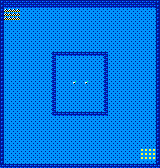

A 2D game scene composited from a Tiled map and its tileset images. What follows is a short description and the map's XML, with every tile layer's data as written:
An orthogonal 40x42 tile map with 4x4 px tiles, 1 tile layer (Capa de Patrones 1).

<map version="1.10" tiledversion="1.11.0" orientation="orthogonal" renderorder="right-down" width="40" height="42" tilewidth="4" tileheight="4" infinite="0" nextlayerid="2" nextobjectid="1">
 <tileset firstgid="1" name="tiles" tilewidth="4" tileheight="4" tilecount="120" columns="15">
  <image source="tiles.png" width="60" height="32" />
 </tileset>
 <layer id="1" name="Capa de Patrones 1" width="40" height="42">
  <data encoding="csv">
58,57,57,57,57,57,57,57,57,57,57,57,57,57,57,57,57,57,57,57,57,57,57,57,57,57,57,57,57,57,57,57,57,57,57,57,57,57,57,58,
58,57,57,57,57,57,57,57,57,57,57,57,57,57,57,57,57,57,57,57,57,57,57,57,57,57,57,57,57,57,57,57,57,57,57,57,57,57,57,58,
58,30,30,30,30,8,8,8,8,8,8,8,8,8,8,8,8,8,8,8,8,8,8,8,8,8,8,8,8,8,8,8,8,8,8,8,8,8,8,58,
58,30,30,30,30,8,8,8,8,8,8,8,8,8,8,8,8,8,8,8,8,8,8,8,8,8,8,8,8,8,8,8,8,8,8,8,8,8,8,58,
58,30,30,30,30,8,8,8,8,8,8,8,8,8,8,8,8,8,8,8,8,8,8,8,8,8,8,8,8,8,8,8,8,8,8,8,8,8,8,58,
58,8,8,8,8,8,8,8,8,8,8,8,8,8,8,8,8,8,8,8,8,8,8,8,8,8,8,8,8,8,8,8,8,8,8,8,8,8,8,58,
58,8,8,8,8,8,8,8,8,8,8,8,8,8,8,8,8,8,8,8,8,8,8,8,8,8,8,8,8,8,8,8,8,8,8,8,8,8,8,58,
58,8,8,8,8,8,8,8,8,8,8,8,8,8,8,8,8,8,8,8,8,8,8,8,8,8,8,8,8,8,8,8,8,8,8,8,8,8,8,58,
58,8,8,8,8,8,8,8,8,8,8,8,8,8,8,8,8,8,8,8,8,8,8,8,8,8,8,8,8,8,8,8,8,8,8,8,8,8,8,58,
58,8,8,8,8,8,8,8,8,8,8,8,8,8,8,8,8,8,8,8,8,8,8,8,8,8,8,8,8,8,8,8,8,8,8,8,8,8,8,58,
58,8,8,8,8,8,8,8,8,8,8,8,8,8,8,8,8,8,8,8,8,8,8,8,8,8,8,8,8,8,8,8,8,8,8,8,8,8,8,58,
58,8,8,8,8,8,8,8,8,8,8,8,8,8,8,8,8,8,8,8,8,8,8,8,8,8,8,8,8,8,8,8,8,8,8,8,8,8,8,58,
58,8,8,8,8,8,8,8,8,8,8,8,8,8,8,8,8,8,8,8,8,8,8,8,8,8,8,8,8,8,8,8,8,8,8,8,8,8,8,58,
58,8,8,8,8,8,8,8,8,8,8,8,8,57,57,57,57,57,57,57,57,57,57,57,57,57,57,8,8,8,8,8,8,8,8,8,8,8,8,58,
58,8,8,8,8,8,8,8,8,8,8,8,8,57,8,8,8,8,8,8,8,8,8,8,8,8,57,8,8,8,8,8,8,8,8,8,8,8,8,58,
58,8,8,8,8,8,8,8,8,8,8,8,8,57,8,8,8,8,8,8,8,8,8,8,8,8,57,8,8,8,8,8,8,8,8,8,8,8,8,58,
58,8,8,8,8,8,8,8,8,8,8,8,8,57,8,8,8,8,8,8,8,8,8,8,8,8,57,8,8,8,8,8,8,8,8,8,8,8,8,58,
58,8,8,8,8,8,8,8,8,8,8,8,8,57,8,8,8,8,8,8,8,8,8,8,8,8,57,8,8,8,8,8,8,8,8,8,8,8,8,58,
58,8,8,8,8,8,8,8,8,8,8,8,8,57,8,8,8,8,8,8,8,8,8,8,8,8,57,8,8,8,8,8,8,8,8,8,8,8,8,58,
58,8,8,8,8,8,8,8,8,8,8,8,8,57,8,8,8,8,8,8,8,8,8,8,8,8,57,8,8,8,8,8,8,8,8,8,8,8,8,58,
58,8,8,8,8,8,8,8,8,8,8,8,8,57,8,8,8,8,14,8,8,14,8,8,8,8,57,8,8,8,8,8,8,8,8,8,8,8,8,58,
58,8,8,8,8,8,8,8,8,8,8,8,8,57,8,8,8,8,8,8,8,8,8,8,8,8,57,8,8,8,8,8,8,8,8,8,8,8,8,58,
58,8,8,8,8,8,8,8,8,8,8,8,8,57,8,8,8,8,8,8,8,8,8,8,8,8,57,8,8,8,8,8,8,8,8,8,8,8,8,58,
58,8,8,8,8,8,8,8,8,8,8,8,8,57,8,8,8,8,8,8,8,8,8,8,8,8,57,8,8,8,8,8,8,8,8,8,8,8,8,58,
58,8,8,8,8,8,8,8,8,8,8,8,8,57,8,8,8,8,8,8,8,8,8,8,8,8,57,8,8,8,8,8,8,8,8,8,8,8,8,58,
58,8,8,8,8,8,8,8,8,8,8,8,8,57,8,8,8,8,8,8,8,8,8,8,8,8,57,8,8,8,8,8,8,8,8,8,8,8,8,58,
58,8,8,8,8,8,8,8,8,8,8,8,8,57,8,8,8,8,8,8,8,8,8,8,8,8,57,8,8,8,8,8,8,8,8,8,8,8,8,58,
58,8,8,8,8,8,8,8,8,8,8,8,8,57,8,8,8,8,8,8,8,8,8,8,8,8,57,8,8,8,8,8,8,8,8,8,8,8,8,58,
58,8,8,8,8,8,8,8,8,8,8,8,8,57,57,57,57,57,57,57,57,57,57,57,57,57,57,8,8,8,8,8,8,8,8,8,8,8,8,58,
58,8,8,8,8,8,8,8,8,8,8,8,8,8,8,8,8,8,8,8,8,8,8,8,8,8,8,8,8,8,8,8,8,8,8,8,8,8,8,58,
58,8,8,8,8,8,8,8,8,8,8,8,8,8,8,8,8,8,8,8,8,8,8,8,8,8,8,8,8,8,8,8,8,8,8,8,8,8,8,58,
58,8,8,8,8,8,8,8,8,8,8,8,8,8,8,8,8,8,8,8,8,8,8,8,8,8,8,8,8,8,8,8,8,8,8,8,8,8,8,58,
58,8,8,8,8,8,8,8,8,8,8,8,8,8,8,8,8,8,8,8,8,8,8,8,8,8,8,8,8,8,8,8,8,8,8,8,8,8,8,58,
58,8,8,8,8,8,8,8,8,8,8,8,8,8,8,8,8,8,8,8,8,8,8,8,8,8,8,8,8,8,8,8,8,8,8,8,8,8,8,58,
58,8,8,8,8,8,8,8,8,8,8,8,8,8,8,8,8,8,8,8,8,8,8,8,8,8,8,8,8,8,8,8,8,8,8,8,8,8,8,58,
58,8,8,8,8,8,8,8,8,8,8,8,8,8,8,8,8,8,8,8,8,8,8,8,8,8,8,8,8,8,8,8,8,8,8,8,8,8,8,58,
58,8,8,8,8,8,8,8,8,8,8,8,8,8,8,8,8,8,8,8,8,8,8,8,8,8,8,8,8,8,8,8,8,8,8,8,8,8,8,58,
58,8,8,8,8,8,8,8,8,8,8,8,8,8,8,8,8,8,8,8,8,8,8,8,8,8,8,8,8,8,8,8,8,8,8,31,31,31,31,58,
58,8,8,8,8,8,8,8,8,8,8,8,8,8,8,8,8,8,8,8,8,8,8,8,8,8,8,8,8,8,8,8,8,8,8,31,31,31,31,58,
58,8,8,8,8,8,8,8,8,8,8,8,8,8,8,8,8,8,8,8,8,8,8,8,8,8,8,8,8,8,8,8,8,8,8,31,31,31,31,58,
58,8,8,8,8,8,8,8,8,8,8,8,8,8,8,8,8,8,8,8,8,8,8,8,8,8,8,8,8,8,8,8,8,8,8,8,8,8,8,58,
57,57,57,57,57,57,57,57,57,57,57,57,57,57,57,57,57,57,57,57,57,57,57,57,57,57,57,57,57,57,57,57,57,57,57,57,57,57,57,57,
57,57,57,57,57,57,57,57,57,57,57,57,57,57,57,57,57,57,57,57,57,57,57,57,57,57,57,57,57,57,57,57,57,57,57,57,57,57,57,57
</data>
 </layer>
</map>
